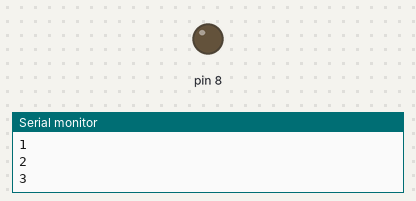
Bench run of a sketch on a simulated Arduino Uno, built with avr-gcc and run on an emulated ATmega328P. Shown: output pins drawn as LEDs (lit = HIGH), the last lines printed to the serial monitor.

Above: at 2.5 s.
At 5.7 s:
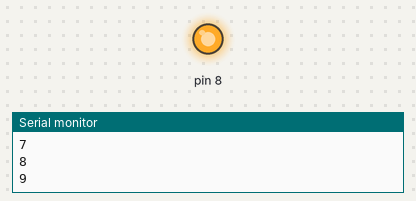
Timing chart, 0 to 9.1 s (numbered marks = the images above):
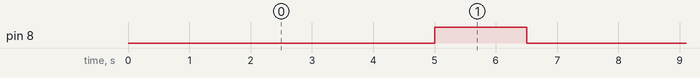

Measured:
- by itself, pin 8: alternates HIGH for 1.5 s and LOW for 5.5 s

The sketch:

code.ino
```cpp
int liczba = 0;

void setup()
{
  Serial.begin(9600);
  pinMode(8, OUTPUT);
}

void loop()
{
  delay(500);
  Serial.println(liczba);
  liczba++;

  if (liczba % 10 == 0){
    digitalWrite(8, HIGH);
    delay(1500);
    digitalWrite(8, LOW);
    delay(500);
  }
}
```
